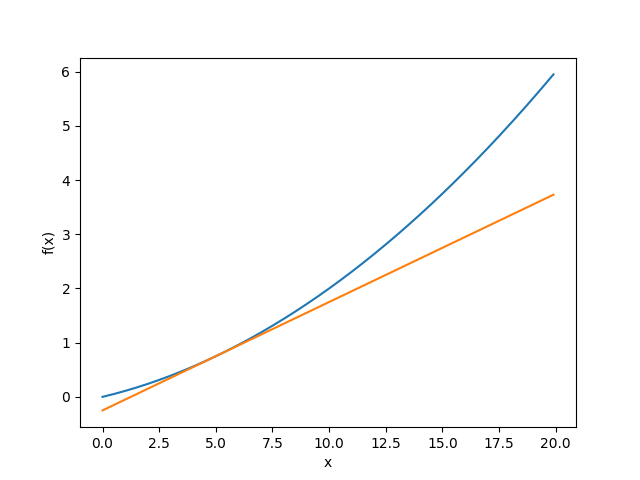

Generate this figure with Python:
# coding: utf-8
import numpy as np
import matplotlib.pylab as plt


def numerical_diff(f, x):
    """
    计算函数f在点x处的数值微分(中心差分法)。

    参数:
        f (function): 需要求导的函数，接受一个数值输入并返回一个数值输出。
        x (float): 计算导数的点。

    返回:
        float: 函数f在点x处的近似导数值。
    """
    h = 1e-4  # 0.0001, 设置微小增量h，用于计算差分
    return (f(x + h) - f(x - h)) / (2 * h)


def function_1(x):
    """
    计算一个二次函数的值。

    参数:
        x (float): 输入的自变量值。

    返回:
        float: 函数计算结果，即 0.01 * x^2 + 0.1 * x 的值。
    """
    return 0.01 * x**2 + 0.1 * x


def tangent_line(f, x):
    """
    计算函数f在点x处的切线方程，并返回该切线的函数表示。

    参数:
        f (function): 需要求切线的函数，接受一个数值输入并返回一个数值输出。
        x (float): 切点的横坐标。

    返回:
        function: 表示切线方程的函数，接受一个数值t作为输入，返回切线上对应点的纵坐标。
    """
    # 计算函数f在点x处的数值导数
    d = numerical_diff(f, x)
    print(d)  # x = 5时，中心差分出来的导数为：0.1999999999990898

    # 计算切线方程中的常数项y
    y = f(x) - d * x  # -0.24999999999544897

    # 返回切线方程的lambda函数形式
    return lambda t: d * t + y


x = np.arange(0.0, 20.0, 0.1)  # 以 0.1 为单位，生成从 0 到 20 的 20 个元素的数组 x
y = function_1(x)
plt.xlabel("x")
plt.ylabel("f(x)")

tf = tangent_line(function_1, 5)
y2 = tf(x)

plt.plot(x, y)
plt.plot(x, y2)

# 保存到本地
plt.savefig("ch04/gradient_1d.png")

# plt.show()
